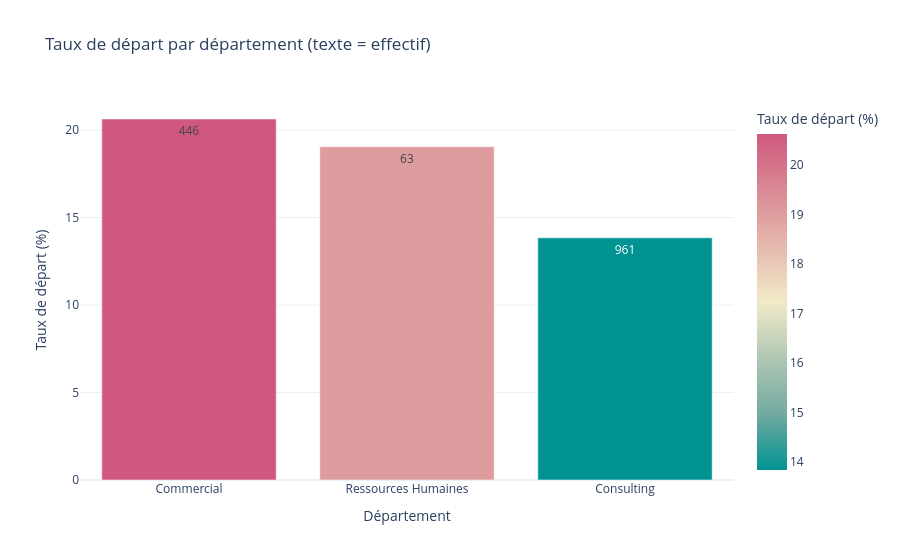

This figure's notebook cell:
### Code cell
taux_depart_departement = (
    df_merge.groupby("departement")[TARGET]
    .agg(effectif="size", taux_depart="mean")
    .assign(taux_depart_pct=lambda table: table["taux_depart"].mul(100))
    .sort_values("taux_depart_pct", ascending=False)
    .reset_index()
)

fig = px.bar(
    taux_depart_departement,
    x="departement",
    y="taux_depart_pct",
    color="taux_depart_pct",
    text="effectif",
    title="Taux de départ par département (texte = effectif)",
    labels={"departement": "Département", "taux_depart_pct": "Taux de départ (%)"},
    color_continuous_scale="Tealrose",
)
fig.update_layout(template="plotly_white")
fig.show()

### Figure 1 — Plotly figure (JSON) as saved in the notebook; plotly's stock layout.template omitted (floating-point values rounded to 4 significant figures)
{"data": [{"hovertemplate": "Département=%{x}<br>Taux de départ (%)=%{marker.color}<br>effectif=%{text}<extra></extra>", "legendgroup": "", "marker": {"color": [20.63, 19.05, 13.84], "coloraxis": "coloraxis", "pattern": {"shape": ""}}, "name": "", "orientation": "v", "showlegend": false, "text": [446.0, 63.0, 961.0], "textposition": "auto", "type": "bar", "x": ["Commercial", "Ressources Humaines", "Consulting"], "xaxis": "x", "y": [20.63, 19.05, 13.84], "yaxis": "y"}], "layout": {"barmode": "relative", "coloraxis": {"colorbar": {"title": {"text": "Taux de départ (%)"}}, "colorscale": [[0, "rgb(0, 147, 146)"], [0.1667, "rgb(114, 170, 161)"], [0.3333, "rgb(177, 199, 179)"], [0.5, "rgb(241, 234, 200)"], [0.6667, "rgb(229, 185, 173)"], [0.8333, "rgb(217, 137, 148)"], [1, "rgb(208, 88, 126)"]]}, "legend": {"tracegroupgap": 0}, "title": {"text": "Taux de départ par département (texte = effectif)"}, "xaxis": {"anchor": "y", "domain": [0, 1], "title": {"text": "Département"}}, "yaxis": {"anchor": "x", "domain": [0, 1], "title": {"text": "Taux de départ (%)"}}}}
